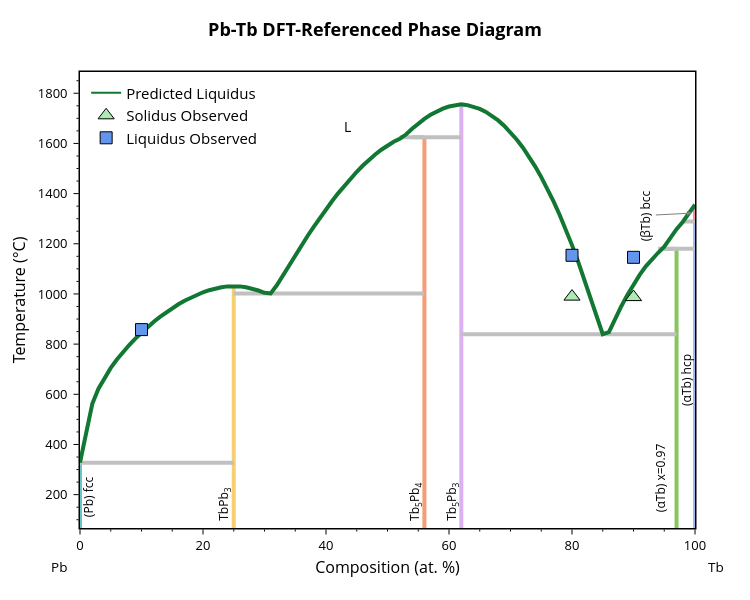

Notebook code cell kept with this figure:
### Markdown cell above
## 3 - Refine liquid parameters using measured constraints

We first adjust the solid phases with the convex hull editor, then use the measured liquidus to refine the non-ideal mixing parameters. The `ConvexHullEditor` is initialized directly from the `BinaryLiquid`; its temperature slider shows the Gibbs hull `G = H - T*S`, and `apply()` writes the edited hull and phase list back to the object.

### Code cell
import numpy as np
from gliquid.binary import _x_vals
from gliquid.hull_editor import ConvexHullEditor

def optimize_predicted_params(bl: BinaryLiquid, known_points: list, predicted_params: list) -> tuple:

    hull_points = np.array([[p['comp'], p['enthalpy']] for p in bl.phases if 'comp' in p])
    bl.eqs['h_hull_interp'] = np.interp(_x_vals[1:-1], hull_points[:, 0], hull_points[:, 1])
    bl.comp_range_fit_lim = 0
    bl.init_error = False
    bl.max_liq_temp = max(v['T_fusion'] for v in bl.component_data.values())
    bl.min_liq_temp = min(v['T_fusion'] for v in bl.component_data.values())
    bl.digitized_liq = [[p[0], p[1]] for p in known_points]

    mae, _, _, _ = bl.calculate_deviation_metrics(ignored_ranges=False, allow_sparse_data=True)
    print(f"Known points (Kelvin): {known_points}")
    print(f"Liquidus MAE from known points: {int(mae)}K")

    print(f"Original predicted parameters: {predicted_params}")
   
    bl.fit_parameters(verbose=True, max_iter=128, check_phase_mismatch=False, allow_sparse_data=True,
                      disable_inv_constrs=True, check_lupis_elliott=True)
    
    print(f"Adjusted parameters: {bl.get_params()}")
    return bl.get_params()


# Edit the solid phases with the convex hull editor (initialized from the BinaryLiquid).
# Lower the TbPb3 formation enthalpy and add a small amount of alpha-Tb solid solubility,
editor = ConvexHullEditor(bl)
editor.modify_entry(editor.find_entry(name='TbPb3'), new_entropy=3.1, units='J/mol')  # = 3.1 J/mol-atom/K
if not any(e['name'] == 'alpha-Tb (x=0.97)' for e in editor.entries):
    editor.add_entry('Pb0.03Tb0.97', -5700, name='alpha-Tb (x=0.97)', units='J/mol')  # = -5.7 kJ/mol-atom
editor.display()   # interactive: inspect the hull and tune values
editor.apply()

print("Solid phase energies (eV/atom):")
for p in bl.phases:
    if 'comp' in p:
        print(f"  {p['name']:<22} Ef={p['enthalpy']/96485:+.3f}  S={p.get('entropy', 0):+.2f}")
print("-" * 30)

# Reformat measured liquidus points to [at. fraction, Kelvin] and add inferred eutectic point for optimization.
measured_liq_points = [[p[0]/100.0, p[1]+273.15] for p in liquidus_points]
avg_comp_wtpct = sum(p[0] for p in solidus_points) / len(solidus_points)
avg_temp_c = sum(p[1] for p in solidus_points) / len(solidus_points)
measured_liq_points.append([avg_comp_wtpct / 100.0, avg_temp_c + 273.15])
measured_liq_points.sort()

adj_params = optimize_predicted_params(bl, measured_liq_points, pred_params)
blp = BLPlotter(bl)
fig = blp.get_plot('pred')
add_experimental_traces(fig)
fig.show()

### Figure 1 — Plotly figure (JSON) as saved in the notebook; plotly's stock layout.template omitted (floating-point values rounded to 4 significant figures)
{"data": [{"hovertemplate": "label=fcc-Pb<br>x=%{x}<br>t=%{y}<extra></extra>", "legendgroup": "fcc-Pb", "line": {"color": "rgb(102, 197, 204)", "dash": "solid", "width": 4}, "marker": {"symbol": "circle"}, "mode": "lines", "name": "fcc-Pb", "orientation": "v", "showlegend": false, "type": "scatter", "x": [0, 0], "xaxis": "x", "y": [327.5, -273.1], "yaxis": "y"}, {"hovertemplate": "label=TbPb3<br>x=%{x}<br>t=%{y}<extra></extra>", "legendgroup": "TbPb3", "line": {"color": "rgb(246, 207, 113)", "dash": "solid", "width": 4}, "marker": {"symbol": "circle"}, "mode": "lines", "name": "TbPb3", "orientation": "v", "showlegend": false, "type": "scatter", "x": [25, 25, 25, 25, 25, 25, 25, 25, 25, 25, 25, 25, 25, 25, 25, 25, 25, 25, 25, 25, 25, 25, 25, 25, 25, 25, 25, 25, 25, 25, 25, 25, 25], "xaxis": "x", "y": [327.5, 442.5, 1007.0, 622.2, 562.4, 738.6, 667.4, 705.3, 821.8, 845.7, 888.9, 868.1, 908.5, 1015.0, 1030.0, 1032.0, 796.2, 768.6, 943.4, 926.6, 1027.0, 1022.0, 1030.0, 958.9, 973.0, 996.9, 985.7, 1027.0, 1002.0, 1004.0, 1014.0, 1021.0, -273.1], "yaxis": "y"}, {"hovertemplate": "label=Tb5Pb4<br>x=%{x}<br>t=%{y}<extra></extra>", "legendgroup": "Tb5Pb4", "line": {"color": "rgb(248, 156, 116)", "dash": "solid", "width": 4}, "marker": {"symbol": "circle"}, "mode": "lines", "name": "Tb5Pb4", "orientation": "v", "showlegend": false, "type": "scatter", "x": [56.0, 56.0, 56.0, 56.0, 56.0, 56.0, 56.0, 56.0, 56.0, 56.0, 56.0, 56.0, 56.0, 56.0, 56.0, 56.0, 56.0, 56.0, 56.0, 56.0, 56.0, 56.0, 56.0, 56.0], "xaxis": "x", "y": [1625.0, 1619.0, 1432.0, 1460.0, 1512.0, 1487.0, 1155.0, 1193.0, 1268.0, 1231.0, 1402.0, 1370.0, 1303.0, 1338.0, 1115.0, 1075.0, 1035.0, 1002.0, 1575.0, 1535.0, 1556.0, 1606.0, 1592.0, -273.1], "yaxis": "y"}, {"hovertemplate": "label=Tb5Pb3<br>x=%{x}<br>t=%{y}<extra></extra>", "legendgroup": "Tb5Pb3", "line": {"color": "rgb(220, 176, 242)", "dash": "solid", "width": 4}, "marker": {"symbol": "circle"}, "mode": "lines", "name": "Tb5Pb3", "orientation": "v", "showlegend": false, "type": "scatter", "x": [62, 62, 62, 62, 62, 62, 62, 62, 62, 62, 62, 62, 62, 62, 62, 62, 62, 62, 62, 62, 62, 62, 62, 62, 62, 62, 62, 62, 62, 62, 62, 62, 62, 62, 62], "xaxis": "x", "y": [1728.0, 1747.0, 1369.0, 1509.0, 1616.0, 1314.0, 1257.0, 1129.0, 1195.0, 908.6, 839.4, 1059.0, 985.9, 1679.0, 1659.0, 1625.0, 1635.0, 1698.0, 1714.0, 1756.0, 1753.0, 1739.0, 1747.0, 1753.0, 1466.0, 1419.0, 1584.0, 1548.0, 1738.0, 1726.0, 1692.0, 1710.0, 1670.0, 1645.0, -273.1], "yaxis": "y"}, {"hovertemplate": "label=alpha-Tb (x=0.97)<br>x=%{x}<br>t=%{y}<extra></extra>", "legendgroup": "alpha-Tb (x=0.97)", "line": {"color": "rgb(135, 197, 95)", "dash": "solid", "width": 4}, "marker": {"symbol": "circle"}, "mode": "lines", "name": "alpha-Tb (x=0.97)", "orientation": "v", "showlegend": false, "type": "scatter", "x": [97, 97, 97, 97, 97, 97, 97, 97, 97, 97, 97, 97], "xaxis": "x", "y": [1180.0, 839.4, 847.8, 900.7, 950.2, 1038.0, 996.1, 1164.0, 1139.0, 1076.0, 1110.0, -273.1], "yaxis": "y"}, {"hovertemplate": "label=alpha-Tb (hcp)<br>x=%{x}<br>t=%{y}<extra></extra>", "legendgroup": "alpha-Tb (hcp)", "line": {"color": "rgb(158, 185, 243)", "dash": "solid", "width": 4}, "marker": {"symbol": "circle"}, "mode": "lines", "name": "alpha-Tb (hcp)", "orientation": "v", "showlegend": false, "type": "scatter", "x": [100, 100, 100, 100, 100, 100, 100], "xaxis": "x", "y": [1180.0, 1258.0, 1188.0, 1225.0, 1289.0, 1287.0, -273.1], "yaxis": "y"}, {"hovertemplate": "label=beta-Tb (bcc)<br>x=%{x}<br>t=%{y}<extra></extra>", "legendgroup": "beta-Tb (bcc)", "line": {"color": "rgb(254, 136, 177)", "dash": "solid", "width": 4}, "marker": {"symbol": "circle"}, "mode": "lines", "name": "beta-Tb (bcc)", "orientation": "v", "showlegend": false, "type": "scatter", "x": [100, 100, 100, 100], "xaxis": "x", "y": [1356.0, 1321.0, 1289.0, 1289.0], "yaxis": "y"}, {"hovertemplate": "x=%{x}<br>y=%{y}<extra></extra>", "legendgroup": "", "line": {"color": "Silver", "dash": "solid", "width": 4}, "marker": {"symbol": "circle"}, "mode": "lines", "name": "", "orientation": "v", "showlegend": false, "type": "scatter", "x": [62, 97], "xaxis": "x", "y": [839.4, 839.4], "yaxis": "y"}, {"hovertemplate": "x=%{x}<br>y=%{y}<extra></extra>", "legendgroup": "", "line": {"color": "Silver", "dash": "solid", "width": 4}, "marker": {"symbol": "circle"}, "mode": "lines", "name": "", "orientation": "v", "showlegend": false, "type": "scatter", "x": [25, 56.0], "xaxis": "x", "y": [1002.0, 1002.0], "yaxis": "y"}, {"hovertemplate": "x=%{x}<br>y=%{y}<extra></extra>", "legendgroup": "", "line": {"color": "Silver", "dash": "solid", "width": 4}, "marker": {"symbol": "circle"}, "mode": "lines", "name": "", "orientation": "v", "showlegend": false, "type": "scatter", "x": [94, 100], "xaxis": "x", "y": [1180.0, 1180.0], "yaxis": "y"}, {"hovertemplate": "x=%{x}<br>y=%{y}<extra></extra>", "legendgroup": "", "line": {"color": "Silver", "dash": "solid", "width": 4}, "marker": {"symbol": "circle"}, "mode": "lines", "name": "", "orientation": "v", "showlegend": false, "type": "scatter", "x": [52, 62], "xaxis": "x", "y": [1625.0, 1625.0], "yaxis": "y"}, {"hovertemplate": "x=%{x}<br>y=%{y}<extra></extra>", "legendgroup": "", "line": {"color": "Silver", "dash": "solid", "width": 4}, "marker": {"symbol": "circle"}, "mode": "lines", "name": "", "orientation": "v", "showlegend": false, "type": "scatter", "x": [0, 25], "xaxis": "x", "y": [327.5, 327.5], "yaxis": "y"}, {"hovertemplate": "x=%{x}<br>y=%{y}<extra></extra>", "legendgroup": "", "line": {"color": "Silver", "dash": "solid", "width": 4}, "marker": {"symbol": "circle"}, "mode": "lines", "name": "", "orientation": "v", "showlegend": false, "type": "scatter", "x": [100, 98.06], "xaxis": "x", "y": [1289.0, 1289.0], "yaxis": "y"}, {"hovertemplate": "x=%{x}<br>y=%{y}<extra></extra>", "legendgroup": "", "line": {"color": "Silver", "dash": "solid", "width": 4}, "marker": {"symbol": "circle"}, "mode": "lines", "name": "", "orientation": "v", "showlegend": false, "type": "scatter", "x": [56.0, 54], "xaxis": "x", "y": [1625.0, 1625.0], "yaxis": "y"}, {"hovertemplate": "x=%{x}<br>y=%{y}<extra></extra>", "legendgroup": "", "line": {"color": "Silver", "dash": "solid", "width": 4}, "marker": {"symbol": "circle"}, "mode": "lines", "name": "", "orientation": "v", "showlegend": false, "type": "scatter", "x": [97, 95], "xaxis": "x", "y": [1180.0, 1180.0], "yaxis": "y"}, {"hovertemplate": "label=L<br>x=%{x}<br>t=%{y}<extra></extra>", "legendgroup": "L", "line": {"color": "#117733", "dash": "solid", "width": 4}, "marker": {"symbol": "circle"}, "mode": "lines", "name": "L", "orientation": "v", "showlegend": false, "type": "scatter", "x": [0, 1, 2, 3, 4, 5, 6, 7.0, 8, 9, 10, 11, 12, 13, 14.0, 15, 16, 17, 18, 19, 20, 21, 22, 23, 24, 25, 26, 27, 28.0, 29.0, 30, 31, 32, 33, 34, 35, 36, 37, 38, 39, 40, 41, 42, 43, 44, 45, 46, 47, 48, 49, 50, 51, 52, 53, 54, 55.0, 56.0, 57.0, 58.0, 59, 60, 61, 62, 63, 64, 65, 66, 67, 68, 69, 70, 71, 72, 73, 74, 75, 76, 77, 78, 79, 80, 81, 82, 83, 84, 85, 86, 87, 88, 89, 90, 91, 92, 93, 94, 95, 96, 97, 98, 99, 100], "xaxis": "x", "y": [327.5, 442.5, 562.4, 622.2, 667.4, 705.3, 738.6, 768.6, 796.2, 821.8, 845.7, 868.1, 888.9, 908.5, 926.6, 943.4, 958.9, 973.0, 985.7, 996.9, 1007.0, 1015.0, 1022.0, 1027.0, 1030.0, 1032.0, 1030.0, 1027.0, 1021.0, 1014.0, 1004.0, 1002.0, 1035.0, 1075.0, 1115.0, 1155.0, 1193.0, 1231.0, 1268.0, 1303.0, 1338.0, 1370.0, 1402.0, 1432.0, 1460.0, 1487.0, 1512.0, 1535.0, 1556.0, 1575.0, 1592.0, 1606.0, 1619.0, 1635.0, 1659.0, 1679.0, 1698.0, 1714.0, 1728.0, 1739.0, 1747.0, 1753.0, 1756.0, 1753.0, 1747.0, 1738.0, 1726.0, 1710.0, 1692.0, 1670.0, 1645.0, 1616.0, 1584.0, 1548.0, 1509.0, 1466.0, 1419.0, 1369.0, 1314.0, 1257.0, 1195.0, 1129.0, 1059.0, 985.9, 908.6, 839.4, 847.8, 900.7, 950.2, 996.1, 1038.0, 1076.0, 1110.0, 1139.0, 1164.0, 1188.0, 1225.0, 1258.0, 1287.0, 1321.0, 1356.0], "yaxis": "y"}, {"marker": {"color": "#117733"}, "mode": "lines", "name": "Predicted Liquidus", "showlegend": true, "type": "scatter", "x": [null], "y": [null]}, {"marker": {"color": "#ADEBB3", "line": {"color": "black", "width": 1}, "size": 14, "symbol": "triangle-up"}, "mode": "markers", "name": "Solidus Observed", "type": "scatter", "x": [80, 90], "y": [989.4, 987.5]}, {"marker": {"color": "cornflowerblue", "line": {"color": "black", "width": 1}, "size": 12, "symbol": "square"}, "mode": "markers", "name": "Liquidus Observed", "type": "scatter", "x": [10, 80, 90], "y": [857.8, 1154.0, 1146]}], "layout": {"annotations": [{"font": {"color": "black", "size": 12}, "showarrow": false, "text": "(Pb) fcc", "textangle": -90, "x": 1.5, "xanchor": "center", "y": 190.9, "yanchor": "middle"}, {"font": {"color": "black", "size": 12}, "showarrow": false, "text": "(αTb) hcp", "textangle": -90, "x": 98.5, "xanchor": "center", "y": 656.4, "yanchor": "middle"}, {"arrowcolor": "gray", "arrowhead": 2, "arrowwidth": 1, "ax": -46.12, "ay": 2.426, "font": {"color": "black", "size": 12}, "showarrow": true, "text": "(βTb) bcc", "textangle": -90, "x": 99.5, "xanchor": "center", "y": 1322.0, "yanchor": "middle"}, {"font": {"color": "black", "size": 12}, "showarrow": false, "text": "TbPb<sub>3</sub>", "textangle": -90, "x": 23.5, "xanchor": "center", "y": 161.8, "yanchor": "middle"}, {"font": {"color": "black", "size": 12}, "showarrow": false, "text": "Tb<sub>5</sub>Pb<sub>4</sub>", "textangle": -90, "x": 54.5, "xanchor": "center", "y": 171.8, "yanchor": "middle"}, {"font": {"color": "black", "size": 12}, "showarrow": false, "text": "Tb<sub>5</sub>Pb<sub>3</sub>", "textangle": -90, "x": 60.5, "xanchor": "center", "y": 171.8, "yanchor": "middle"}, {"font": {"color": "black", "size": 12}, "showarrow": false, "text": "(αTb) x=0.97", "textangle": -90, "x": 94.5, "xanchor": "center", "y": 266.5, "yanchor": "middle"}, {"font": {"color": "black", "size": 14}, "showarrow": false, "text": "L", "x": 43.55, "y": 1666.0}, {"font": {"color": "black", "size": 13.5}, "showarrow": false, "text": "Pb", "x": -0.05, "xanchor": "left", "xref": "paper", "y": -0.086, "yanchor": "middle", "yref": "paper"}, {"font": {"color": "black", "size": 13.5}, "showarrow": false, "text": "Tb", "x": 1.05, "xanchor": "right", "xref": "paper", "y": -0.086, "yanchor": "middle", "yref": "paper"}], "font": {"color": "black", "size": 13}, "height": 600, "legend": {"font": {"size": 15}, "x": 0.01, "xanchor": "left", "y": 0.99, "yanchor": "top"}, "margin": {"b": 72, "r": 55, "t": 72}, "plot_bgcolor": "white", "showlegend": true, "title": {"font": {"color": "black", "size": 18}, "text": "<b>Pb-Tb DFT-Referenced Phase Diagram</b>", "x": 0.5, "xanchor": "center", "yanchor": "bottom"}, "width": 750, "xaxis": {"linecolor": "black", "linewidth": 1.5, "minor": {"nticks": 5, "tickcolor": "black", "ticklen": 2, "ticks": "outside", "tickwidth": 1}, "mirror": true, "range": [0, 100], "showline": true, "tickcolor": "black", "tickformat": ".0f", "ticklen": 5, "ticks": "outside", "tickwidth": 1, "title": {"font": {"size": 16}, "standoff": 8, "text": "Composition (at. %)"}}, "yaxis": {"linecolor": "black", "linewidth": 1.5, "minor": {"nticks": 5, "tickcolor": "black", "ticklen": 2, "ticks": "outside", "tickwidth": 1}, "mirror": true, "range": [67.05, 1885.0], "showline": true, "tickcolor": "black", "ticklen": 5, "ticks": "outside", "ticksuffix": " ", "tickwidth": 1, "title": {"font": {"size": 16}, "standoff": 8, "text": "Temperature (°C)"}}}}
